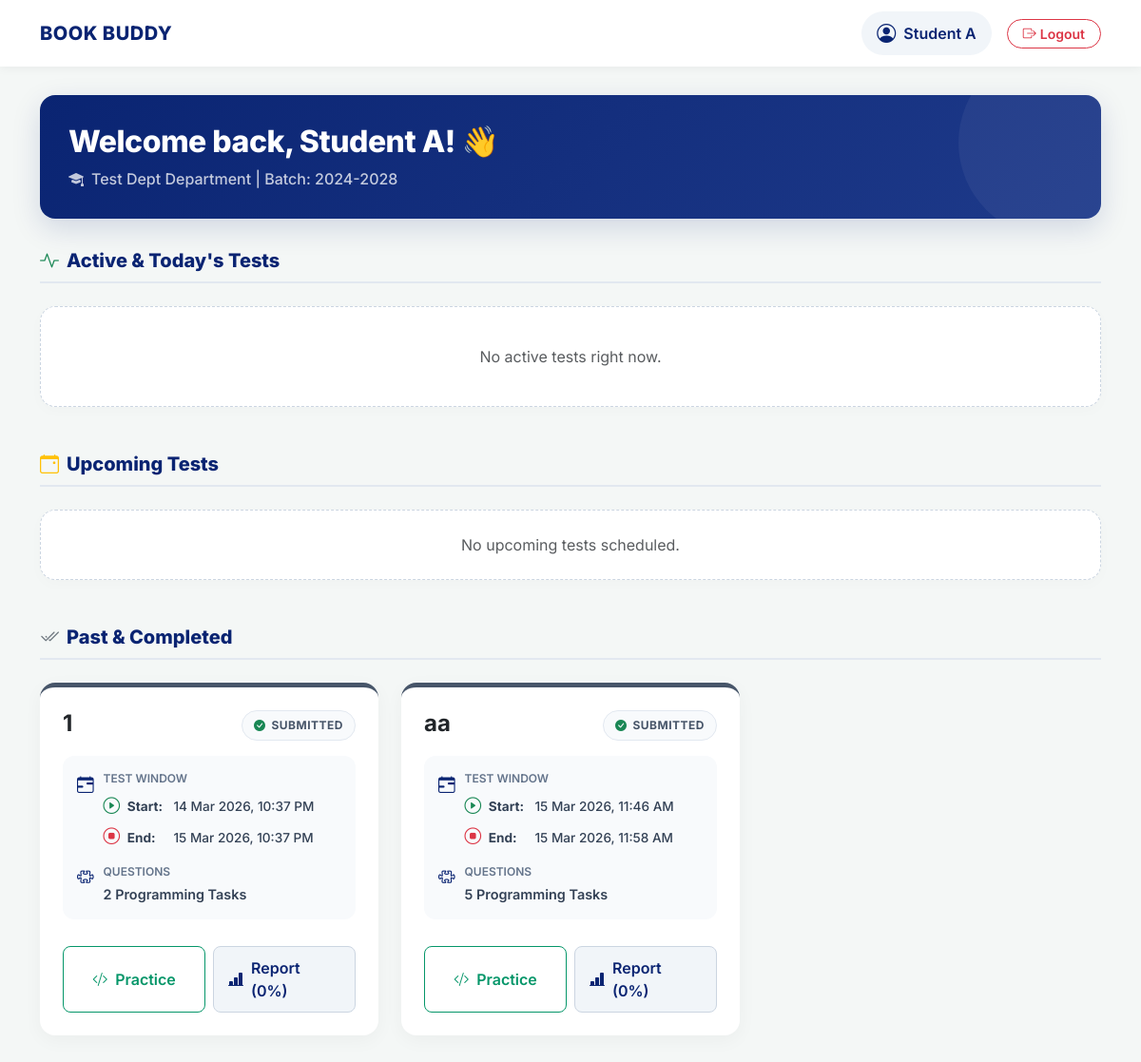
Screenshot of /student_test/2 with the database file from the repository.
### app.py (models this page shows, shortened)
class Student(UserMixin, db.Model):
    id = db.Column(db.Integer, primary_key=True)
    name = db.Column(db.String(50))
    register = db.Column(db.String(50)) # String prevents postgres crashing on alphanumeric IDs
    username = db.Column(db.String(15), unique=True)
    set_password = db.Column(db.String(100))
    verify_password = db.Column(db.String(100))
    department = db.Column(db.String(100))
    batch = db.Column(db.String(100))
    collage = db.Column(db.String(100))
    phone_no = db.Column(db.String(100))
    email = db.Column(db.String(60))
    approval = db.Column(db.Boolean, default=False)
    attend = db.Column(db.Boolean, default=False)

class Testmaintain(db.Model):
    __tablename__ = 'test_maintain'
    id = db.Column(db.Integer, primary_key=True)
    test_title = db.Column(db.String(50))
    date = db.Column(db.Date)
    start_time = db.Column(db.DateTime)
    end_time = db.Column(db.DateTime)
    status = db.Column(db.String(20), default='draft')
    total_points = db.Column(db.Integer, default=0)
    question_id = db.Column(db.Integer, db.ForeignKey('question.id'), nullable=False)

class TestResult(db.Model):
    id = db.Column(db.Integer, primary_key=True)
    student_id = db.Column(db.Integer, db.ForeignKey('student.id'), nullable=False)
    test_id = db.Column(db.Integer, db.ForeignKey('test_maintain.id'), nullable=False)
    total_marks_obtained = db.Column(db.Integer, default=0)
    total_marks_possible = db.Column(db.Integer, default=0)
    percentage = db.Column(db.Float, default=0)
    status = db.Column(db.String(20), default='attempted')
    entry_time = db.Column(db.DateTime, default=ist_now) # Forced IST
    exit_time = db.Column(db.DateTime)
    submitted_at = db.Column(db.DateTime, default=ist_now) # Forced IST
    student = db.relationship('Student', backref='test_results')
    test = db.relationship('Testmaintain', backref='results')

### app.py (the view)
@app.route('/student_test/<int:id>')
def student_test(id):
    student = Student.query.get_or_404(id)
    all_entries = Testmaintain.query.all()
    current_time = ist_now()
    grouped_tests = defaultdict(list)
    questions_dict = {q.id: q for q in Question.query.all()}
    for entry in all_entries:
        entry.question = questions_dict.get(entry.question_id)
        grouped_tests[entry.test_title].append(entry)
    results = TestResult.query.filter_by(student_id=id).all()
    test_question_ids = [entry.question_id for entry in all_entries]
    practice_questions = Question.query.filter(~Question.id.in_(test_question_ids)).all() if test_question_ids else Question.query.all()
    return render_template("student_test.html", student=student, grouped_tests=grouped_tests, practice_questions=practice_questions, results=results, now=current_time)

### app.py (called while the page is built)
def ist_now():
    return datetime.now(IST_TZ).replace(tzinfo=None)

@app.context_processor
def inject_now():
    return {'now': ist_now()}

### templates/student_test.html (shortened to what this page needs)
<!DOCTYPE html>
<html lang="en">
<head>
    <link href="https://cdn.jsdelivr.net/npm/bootstrap@5.3.0/dist/css/bootstrap.min.css" rel="stylesheet">
    <link rel="stylesheet" href="https://cdn.jsdelivr.net/npm/bootstrap-icons@1.11.1/font/bootstrap-icons.css">
</head>
<body>
    <nav class="navbar sticky-top">
        <div class="container d-flex justify-content-between align-items-center">
            <a class="brand-wrapper" href="/">
                <h2 class="brand-name d-none d-sm-block">BOOK BUDDY</h2>
            </a>
            <div class="d-flex align-items-center gap-3">
                <a class="student-profile-link d-none d-md-flex" href="{{ url_for('student_profile', username=student.username ) }}">
                    <i class="bi bi-person-circle fs-5"></i>
                    <span>{{ student.name }}</span>
                </a>
                <a href="/logout" class="btn btn-outline-danger btn-sm px-3 rounded-pill fw-semibold">
                    <i class="bi bi-box-arrow-right me-1"></i>Logout
                </a>
            </div>
        </div>
    </nav>
    <div class="container">
        <div class="row mb-4">
            <div class="col-12">
                <div class="welcome-card">
                    <h2 class="mb-2">Welcome back, {{ student.name }}! 👋</h2>
                    <p class="mb-0 opacity-75 fw-medium"><i class="bi bi-mortarboard-fill me-2"></i>{{ student.department }} Department | Batch: {{ student.batch }}</p>
                </div>
            </div>
        </div>
        {% if grouped_tests %}
            <h3 class="section-title"><i class="bi bi-activity text-success me-2"></i>Active & Today's Tests</h3>
            <div class="row g-4 mb-5">
                {% set ns = namespace(found_live=false) %}
                {% if not ns.found_live %}
                    <div class="col-12"><div class="empty-state"><p class="text-muted mb-0">No active tests right now.</p></div></div>
                {% endif %}
            </div>
            <h3 class="section-title"><i class="bi bi-calendar-event text-warning me-2"></i>Upcoming Tests</h3>
            <div class="row g-4 mb-5">
                {% set ns_up = namespace(found_up=false) %}
                {% if not ns_up.found_up %}
                    <div class="col-12"><div class="empty-state py-4"><p class="text-muted mb-0">No upcoming tests scheduled.</p></div></div>
                {% endif %}
            </div>
            <h3 class="section-title"><i class="bi bi-check2-all text-secondary me-2"></i>Past & Completed</h3>
            <div class="row g-4 mb-5">
                {% for title, entries in grouped_tests.items() %}
                    {% set first_entry = entries[0] %}
                    {% set test_result = results|selectattr('test_id', 'equalto', first_entry.id)|first if results else None %}
                    {% if first_entry.start_time and first_entry.end_time %}
                        {% set is_past = now > first_entry.end_time %}
                        {% if is_past or test_result %}
                        <div class="col-lg-6 col-xl-4">
                            <div class="card test-card status-border-completed">
                                <div class="card-body p-4 d-flex flex-column h-100">
                                    <div class="d-flex justify-content-between align-items-start mb-3">
                                        <h4 class="fw-bold mb-0 text-dark pe-2">{{ title }}</h4>
                                        <div id="badge-container-{{ loop.index }}">
                                            <span class="status-badge badge-completed">
                                                {% if test_result %}
                                                    <i class="bi bi-check-circle-fill text-success"></i> SUBMITTED
                                                {% else %}
                                                    <i class="bi bi-x-circle-fill text-danger"></i> MISSED
                                                {% endif %}
                                            </span>
                                        </div>
                                    </div>
                                    <div class="info-grid">
                                        <div class="info-item info-item-full">
                                            <i class="bi bi-calendar-range"></i>
                                            <div class="info-text w-100">
                                                <small>Test Window</small>
                                                <div class="schedule-stack">
                                                    <span><i class="bi bi-play-circle text-success me-1"></i> <strong>Start:</strong> {{ first_entry.start_time.strftime('%d %b %Y, %I:%M %p') }}</span>
                                                    <span><i class="bi bi-stop-circle text-danger me-1"></i> <strong>End:</strong> {{ first_entry.end_time.strftime('%d %b %Y, %I:%M %p') }}</span>
                                                </div>
                                            </div>
                                        </div>
                                        <div class="info-item info-item-full">
                                            <i class="bi bi-puzzle"></i>
                                            <div class="info-text">
                                                <small>Questions</small>
                                                <span>{{ entries|length }} Programming Tasks</span>
                                            </div>
                                        </div>
                                    </div>
                                    <div class="mt-auto pt-2 d-flex gap-2">
                                        <a href="{{ url_for('take_test', title=title) }}" class="btn-practice">
                                            <i class="bi bi-code-slash"></i> Practice
                                        </a>
                                        {% if test_result %}
                                            <a href="{{ url_for('student_results', test_id=first_entry.id) }}" class="btn-results">
                                                <i class="bi bi-bar-chart-line-fill"></i>
                                                Report ({{ test_result.percentage|round|int }}%)
                                            </a>
                                        {% else %}
                                            <button class="btn-results opacity-50" style="cursor: not-allowed;" title="No report available">
                                                <i class="bi bi-dash-circle"></i> No Report
                                            </button>
                                        {% endif %}
                                    </div>
                                </div>
                            </div>
                        </div>
                        {% endif %}
                    {% endif %}
                {% endfor %}
            </div>
        {% endif %}
    </div>
</body>
</html>

### templates/student_test.html (style rules this page uses)
:root { --brand-navy: #0A2472; --brand-crimson: #740f28; --brand-white: #ffffff; --bg-light: #f4f7f6; --text-main: #334155; --text-muted: #64748b; --border-color: #e2e8f0; --status-live: #059669; --status-upcoming: #d97706; --status-completed: #475569; }
body { background-color: var(--bg-light); font-family: 'Inter', sans-serif; color: var(--text-main); padding-bottom: 50px; }
.navbar { background-color: var(--brand-white); box-shadow: 0 2px 10px rgba(0, 0, 0, 0.05); padding: 12px 0; margin-bottom: 30px; }
.brand-wrapper { display: flex; align-items: center; gap: 12px; text-decoration: none; }
.brand-name { margin: 0; font-size: 1.25rem; font-weight: 800; color: var(--brand-navy); letter-spacing: 0.5px; }
.student-profile-link { color: var(--brand-navy); font-weight: 600; text-decoration: none; display: flex; align-items: center; gap: 8px; padding: 8px 16px; border-radius: 30px; background-color: #f1f5f9; transition: all 0.2s; }
.welcome-card { background: linear-gradient(135deg, var(--brand-navy) 0%, #1e3a8a 100%); color: var(--brand-white); border-radius: 16px; padding: 30px; box-shadow: 0 10px 30px rgba(10, 36, 114, 0.15); position: relative; overflow: hidden; }
.welcome-card::after { content: ''; position: absolute; top: -50px; right: -50px; width: 200px; height: 200px; background: rgba(255,255,255,0.05); border-radius: 50%; }
.welcome-card h2 { font-weight: 800; letter-spacing: -0.5px; }
.test-card { border: none; border-radius: 16px; box-shadow: 0 5px 20px rgba(0, 0, 0, 0.04); transition: transform 0.2s, box-shadow 0.2s; background-color: var(--brand-white); height: 100%; display: flex; flex-direction: column; overflow: hidden; position: relative; }
.status-border-completed { border-top: 5px solid var(--status-completed); }
.status-badge { padding: 6px 12px; border-radius: 20px; font-size: 0.75rem; font-weight: 700; display: inline-flex; align-items: center; gap: 6px; text-transform: uppercase; letter-spacing: 0.5px; }
.badge-completed { background: #f8fafc; color: var(--status-completed); border: 1px solid #e2e8f0; }
.info-grid { display: grid; grid-template-columns: 1fr 1fr; gap: 15px; margin-bottom: 20px; background: #f8fafc; padding: 15px; border-radius: 12px; }
.info-item { display: flex; align-items: flex-start; gap: 10px; }
.info-item-full { grid-column: span 2; }
.info-item i { color: var(--brand-navy); font-size: 1.1rem; margin-top: 2px; }
.info-text { width: 100%; }
.info-text small { display: block; color: var(--text-muted); font-size: 0.75rem; text-transform: uppercase; font-weight: 600; margin-bottom: 2px; }
.info-text span { color: var(--text-main); font-weight: 600; font-size: 0.9rem; }
.schedule-stack { display: flex; flex-direction: column; gap: 6px; margin-top: 6px; }
.schedule-stack span { font-size: 0.85rem; font-weight: 500; color: var(--text-main); }
.schedule-stack strong { color: var(--text-main); font-weight: 700; width: 45px; display: inline-block; }
.btn-results { background-color: #f1f5f9; color: var(--brand-navy); border: 1px solid #cbd5e1; padding: 10px 15px; border-radius: 8px; font-weight: 600; transition: all 0.2s ease; text-decoration: none; display: flex; align-items: center; justify-content: center; gap: 8px; width: 100%; }
.btn-practice { background-color: var(--brand-white); color: var(--status-live); border: 1px solid var(--status-live); padding: 10px 15px; border-radius: 8px; font-weight: 600; transition: all 0.2s ease; text-decoration: none; display: flex; align-items: center; justify-content: center; gap: 8px; width: 100%; }
.empty-state { text-align: center; padding: 40px 20px; background: var(--brand-white); border-radius: 16px; box-shadow: 0 4px 15px rgba(0,0,0,0.02); border: 1px dashed #cbd5e1; }
.section-title { color: var(--brand-navy); font-weight: 800; font-size: 1.25rem; margin-top: 2rem; margin-bottom: 1.5rem; padding-bottom: 10px; border-bottom: 2px solid var(--border-color); }

### rows the page displays
Student: name "Student A", department "Test Dept", batch "2024-2028"
Testmaintain: start_time "14 Mar 2026, 10:37 PM", end_time "15 Mar 2026, 10:37 PM"
TestResult: percentage "0"
Testmaintain: test_title "aa", start_time "15 Mar 2026, 11:46 AM", end_time "15 Mar 2026, 11:58 AM", entries "5"
TestResult: percentage "0"

### other values shown
{{ title }} "1"
{{ entries|length }} "2"
